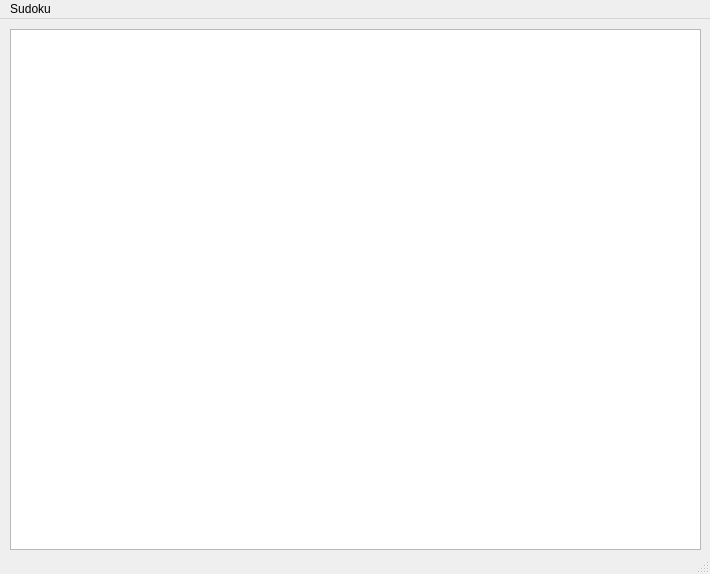
<?xml version="1.0" encoding="UTF-8"?>
<ui version="4.0">
 <class>MainWindow</class>
 <widget class="QMainWindow" name="MainWindow">
  <property name="geometry">
   <rect>
    <x>0</x>
    <y>0</y>
    <width>710</width>
    <height>574</height>
   </rect>
  </property>
  <property name="windowTitle">
   <string>Sudoku</string>
  </property>
  <widget class="QWidget" name="centralwidget">
   <widget class="QGraphicsView" name="graphicsView">
    <property name="geometry">
     <rect>
      <x>10</x>
      <y>10</y>
      <width>691</width>
      <height>521</height>
     </rect>
    </property>
   </widget>
  </widget>
  <widget class="QMenuBar" name="menubar">
   <property name="geometry">
    <rect>
     <x>0</x>
     <y>0</y>
     <width>710</width>
     <height>22</height>
    </rect>
   </property>
   <widget class="QMenu" name="menuSudoku">
    <property name="title">
     <string>Sudoku</string>
    </property>
   </widget>
   <addaction name="menuSudoku"/>
  </widget>
  <widget class="QStatusBar" name="statusbar"/>
 </widget>
 <resources/>
 <connections/>
</ui>
